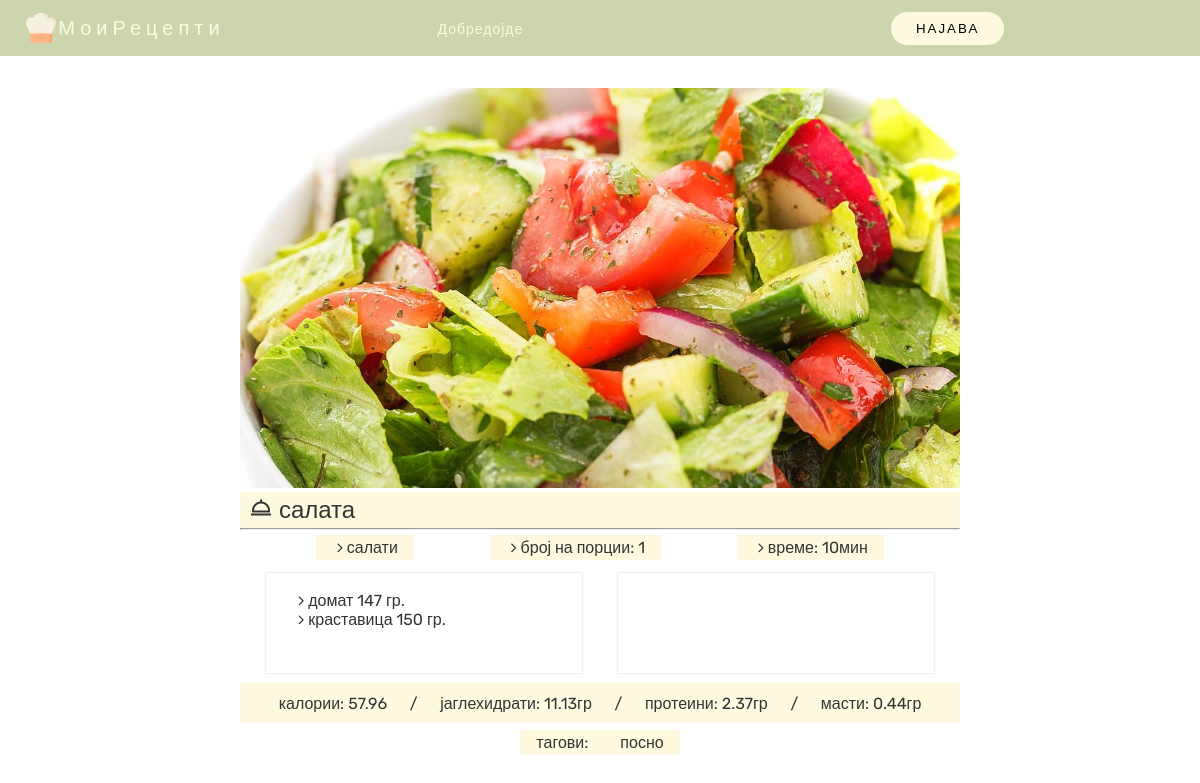
/code/recept_detali.php?id=3, run on the app's committed database.
### tables this page shows
CREATE TABLE `recept` (
  `id` int(11) NOT NULL,
  `korisnik_id` int(11) NOT NULL,
  `ime` varchar(50) NOT NULL,
  `kategorija` varchar(50) NOT NULL,
  `vremeZaPodgotovka` int(11) DEFAULT NULL,
  `brojPorcii` int(11) NOT NULL,
  `slika` varchar(255) DEFAULT NULL
);

CREATE TABLE `recept_nutri` (
  `recept_id` int(11) NOT NULL,
  `jaglehidrati` decimal(5,2) NOT NULL,
  `masti` decimal(5,2) NOT NULL,
  `proteini` decimal(5,2) NOT NULL
);

CREATE TABLE `recept_tags` (
  `id` int(50) NOT NULL,
  `recept_id` int(50) NOT NULL,
  `ime` varchar(50) NOT NULL
);

### code/recept_detali.php (the view, shortened to what this page needs)
<?php
include "header.php";
$id = $_GET['id'];
?>
<!DOCTYPE html>
<html lang="en">
<head>
    <link rel="stylesheet" href="css/recept_detali.css">
</head>
<body>
    <section class="wrapper">
        <?php
        $sql = "SELECT * FROM recept WHERE id='$id'";
        $result = mysqli_query($conn, $sql);
        $recept = $result->fetch_array();
        echo
        '
        <div>
            <img src="uploadfile/' . $recept['slika'] . '" class="recept_slika">
        </div>
        <div class="column__title--wrapper">
            <h1><i class="bx bx-dish"></i> ' . $recept['ime'] . ' </h1>
        </div>
        <hr>
        <div class="detali_list">
        <div class="detali">
            <p> <i class="fa fa-angle-right"></i> ' . $recept['kategorija'] . '</p>
        </div>
        <div class="detali">
            <p> <i class="fa fa-angle-right"></i> број на порции: ' . $recept['brojPorcii'] . '</p>
        </div>
        <div class="detali">
            <p> <i class="fa fa-angle-right"></i> време: ' . $recept['vremeZaPodgotovka'] . 'мин</p>
        </div>
        </div>
        ';
        ?>
        <div class="card_column">
            <div class="card">
                <?php
                $sqlSostojki = "SELECT * FROM sostojki_na_recept WHERE recept_id='" . $id . "' ";
                $sostojki = mysqli_query($conn, $sqlSostojki);
                if ($sostojki->num_rows > 0) {
                    echo '
                    <div class="cekori_lista" >
                    <ul>';
                    while ($sostojka = $sostojki->fetch_array()) {
                        echo '
                    <li class="cekor">
                        <i class="fa fa-angle-right"></i> ' . $sostojka['ime'] . ' ' . $sostojka['kolicina'] . ' гр.
                    </li>';
                    }
                    echo
                    '</ul>
                    </div>';
                }
                ?>
            </div>
            <div class="card">
            </div>
        </div>
        <?php
        $sql = "SELECT * FROM recept_nutri WHERE recept_id ='" . $id . "' ";
        $result = mysqli_query($conn, $sql);
        $row = $result->fetch_array();
        $kcal = $row['jaglehidrati'] * 4 + $row['proteini'] * 4 + $row['masti'] * 9;
        echo '
        <div class="nutri">
            <p>калории:  ' . $kcal . ' </p>
            <p>/</p>
            <p> јаглехидрати:  ' . $row['jaglehidrati'] . 'гр </p>
            <p>/</p>
            <p> протеини:   ' . $row['proteini'] . 'гр </p>
            <p>/</p>
            <p> масти:   ' . $row['masti'] . 'гр </p>
        </div>
        ';
        $sql = "SELECT * FROM recept_tags WHERE recept_id='" . $id . "'";
        $result = mysqli_query($conn, $sql);
        if ($result) {
            echo '<div class="tags">
            <p> тагови:</p>';
            while ($tags = $result->fetch_array()) {
                echo ' <p> ' . $tags['ime'] . ' </p> ';
            }
            echo '</div>';
        }
        ?>
    </section>
</body>
</html>

### code/css/header.css (style rules this page uses)
:root { --header-height: 3.5rem; --yellow-color-light: #fefae0; --yellow-color: #FDF5C4; --yellow-color-dark: #F9E88B; --dark-color: #32352b; --green-color-light: #E9EDDC; --green-color: #ccd5ae; --green-color-dark: #605C4E; --brown-light:#faedcd; --brown-dark:#d4a373; --title-color: #19181b; --text-color: #333533; --text-color-light: #afaa9d; --body-color: #fffdf881; --body-font: "Nunito", sans-serif; --normal-font-size: 1rem; --small-font-size: 0.75rem; --smaller-font-size: 0.75rem; --font-medium: 500; --font-semi-bold: 600; --z-fixed: 100; }
* { box-sizing: border-box; margin: 0; padding: 0; font-family: "Rubik", sans-serif; font-weight: 400; }
body { margin-top: var(--header-height); height: 100%; }

### code/css/recept_detali.css (style rules this page uses)
:root { --header-height: 3.5rem; --yellow-color-light: #fefae0; --yellow-color: #FDF5C4; --yellow-color-dark: #F9E88B; --dark-color: #32352b; --green-color-light: #E9EDDC; --green-color: #ccd5ae; --green-color-dark: #605C4E; --brown-light:#faedcd; --brown-dark:#d4a373; --title-color: #19181b; --text-color: #333533; --text-color-light: #afaa9d; --body-color: #fffdf881; --body-font: "Rubik", sans-serif; --normal-font-size: 1.2rem; --small-font-size: 1rem; --smaller-font-size: 0.75rem; --font-medium: 500; --font-semi-bold: 600; --z-fixed: 100; }
body { font-family: var(--body-font); color: var(--text-color); }
i { padding-left: 5px; }
hr { height: 1px; }
ul { list-style-type: none; }
.recept_slika { width: 100%; height: 400px; object-fit: cover; }
.wrapper { padding: 2rem 15rem; }
.column__title--wrapper { background-color: var(--yellow-color-light); font-weight: bold; display: grid; padding: 0.25rem; justify-content: flex-start; align-items: center; }
.detali_list { display: flex; justify-content: space-evenly; }
.tags { display: flex; justify-content: center; }
.detali , .tags > p { margin: 5px 0; padding: 0 1rem; display: grid; background-color: var(--yellow-color-light); height: 25px; font-size: var(--small-font-size); text-align: start; align-items: center; }
.nutri { margin: 2px 0; padding: 0 1rem; display: flex; background-color: var(--yellow-color-light); width: 100%; height: 40px; font-size: var(--small-font-size); text-align: start; align-items: center; justify-content: space-evenly; }
.card_column { display: grid; grid-template-columns: 50% 50%; justify-items: center; padding: 0.5rem 0.5rem; }
.card { display: grid; width: 90%; min-height: 100px; padding: 0.5rem 0.5rem; box-shadow: 0 0 2px rgba(0, 0, 0, 0.2); }
.cekori_lista { padding: 10px 20px; }

### data on the page
recept: slika (picture), ime "салата", kategorija "салати", brojPorcii "1", vremeZaPodgotovka "10"
recept_nutri: kcal "57.96", jaglehidrati "11.13", proteini "2.37", masti "0.44"
recept_tags: ime "посно"

### other printed values
$sostojka['ime'] "домат"
$sostojka['kolicina'] "147"
$sostojka['ime'] "краставица"
$sostojka['kolicina'] "150"
